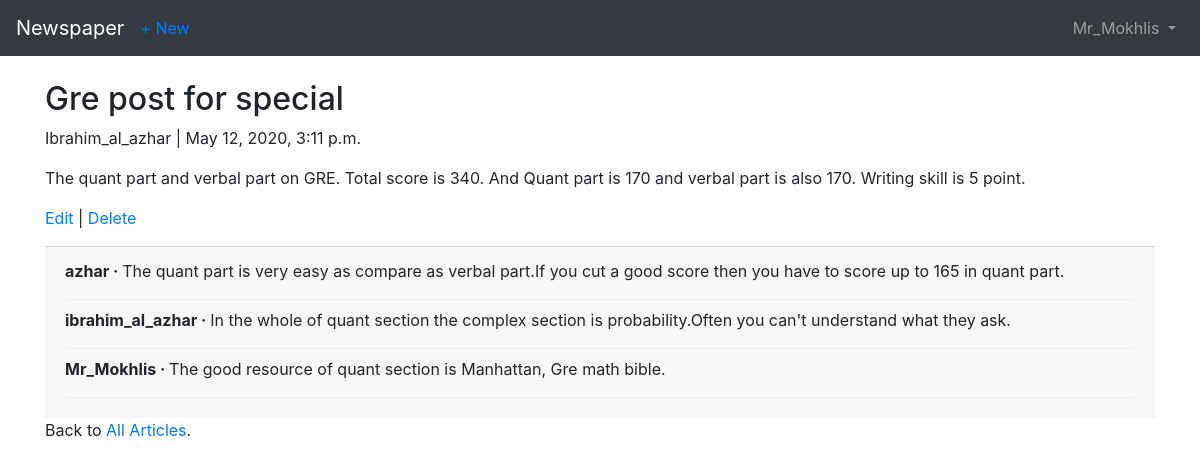
Screenshot of /articles/1/ (signed in) with the database file from the repository.
### users/models.py (models this page shows)
class CustomUser(AbstractUser):
    age = models.PositiveIntegerField(default=0) # this age attribute shows only admin site not form site

### articles/models.py (models this page shows, shortened)
class Article(models.Model):
    title = models.CharField(max_length=255)
    body = models.TextField()
    date = models.DateTimeField(auto_now_add=True)
    author = models.ForeignKey(
            settings.AUTH_USER_MODEL,  # author is fk,the pk is user(custom user(users/model),override from abstract user where stores the user)
            on_delete= models.CASCADE, # author is user,which one we create
    )

class Comment(models.Model):
    article = models.ForeignKey(    # many to one relationship (many comments hold in one article,the name of fk is simply the model it links to)
            Article,  # here using follow a relationship backward for each article look up related comment models
            on_delete=models.CASCADE, # we can use 'article_set' to access all instances of the model instead of here we
            related_name='comments')   # define 'comments' explicitly to add a related name attribute (for take all instances of comment means all comments of a post)
    comment = models.CharField(max_length=140)
    author = models.ForeignKey(
        settings.AUTH_USER_MODEL, # here define the custom user model(which override base user model) which is author
        on_delete=models.CASCADE,
    )
    email = models.EmailField(blank=True)
    def __str__(self):
        return self.comment  # viewing the comment in admin interface using dunder function

### articles/views.py (the view)
# urls.py: path('<int:pk>/', views.ArticleDetailView.as_view(), name='article_detail'),
class ArticleDetailView(LoginRequiredMixin,DetailView):
    model = models.Article
    template_name = 'article_detail.html'
    login_url = 'login' # override build in login url which is 'accounts/login' instead of.we using users/login which url name is 'login'

### templates/article_detail.html
{% extends 'base.html' %}
{% block content %}
<div class="article-entry">
    <h2>{{ object.title }}</h2>
    <p>{{ object.author }} | {{ object.date }}</p>
    <p>{{ object.body }}</p>
</div>
<p><a href="{% url 'article_edit' article.pk %}">Edit</a> | <a href="{% url 'article_delete' article.pk %}">Delete</a>  </p>
          <div class="card-footer">
              {% for comment in article.comments.all %}
              <p>
                  <span class="font-weight-bold">{{comment.author }} &middot; </span>
                     {{ comment }}
              </p>
              <div class="dropdown-divider"></div>
                {% endfor %}
          </div>
<p>Back to <a href="{% url 'article_list' %}">All Articles</a>.</p>
{% endblock content %}

### templates/base.html (shortened to what this page needs)
<!DOCTYPE html>
<html lang="en">
<head>
    <link rel="stylesheet" href="https://maxcdn.bootstrapcdn.com/bootstrap/4.0.0/css/bootstrap.min.css">
</head>
<body>
    <nav class="navbar navbar-expand-md navbar-dark bg-dark mb-4">
        <a class="navbar-brand" href="{% url 'home' %}">Newspaper</a>
        {% if user.is_authenticated %}
         <ul class="navbar-nav mr-auto">
          <li class="nav-item"><a href="{% url 'article_new' %}">+ New</a></li>
         </ul>
         {% endif %}
       <div class="collapse navbar-collapse" id="navbarCollapse">
           {% if user.is_authenticated %}
              <ul class="navbar-nav ml-auto">
                  <li class="nav-item">
                      <a class="nav-link dropdown-toggle" href="#" id="userMenu" data-toggle="dropdown" aria-haspopup="true" aria-expanded="false"> {{ user.username }} </a>
                  </li>
              </ul>
           {% endif %}
       </div>
    </nav>
    <div class="container">
        {% block content %}
        {% endblock %}
    </div>
</body>
</html>

### rows the page displays
CustomUser: username "Mr_Mokhlis"
Article: title "Gre post for special", author "Ibrahim_al_azhar", date "May 12, 2020, 3:11 p.m.", body "The quant part and verbal part on GRE. Total score is 340. And Quant part is 170 and verbal part is also 170. Writing skill is 5 point."
Comment: author "azhar", comment "The quant part is very easy as compare as verbal part.If you cut a good score then you have to score up to 165 in quant part."
Comment: author "ibrahim_al_azhar", comment "In the whole of quant section the complex section is probability.Often you can't understand what they ask."
Comment: author "Mr_Mokhlis", comment "The good resource of quant section is Manhattan, Gre math bible."
